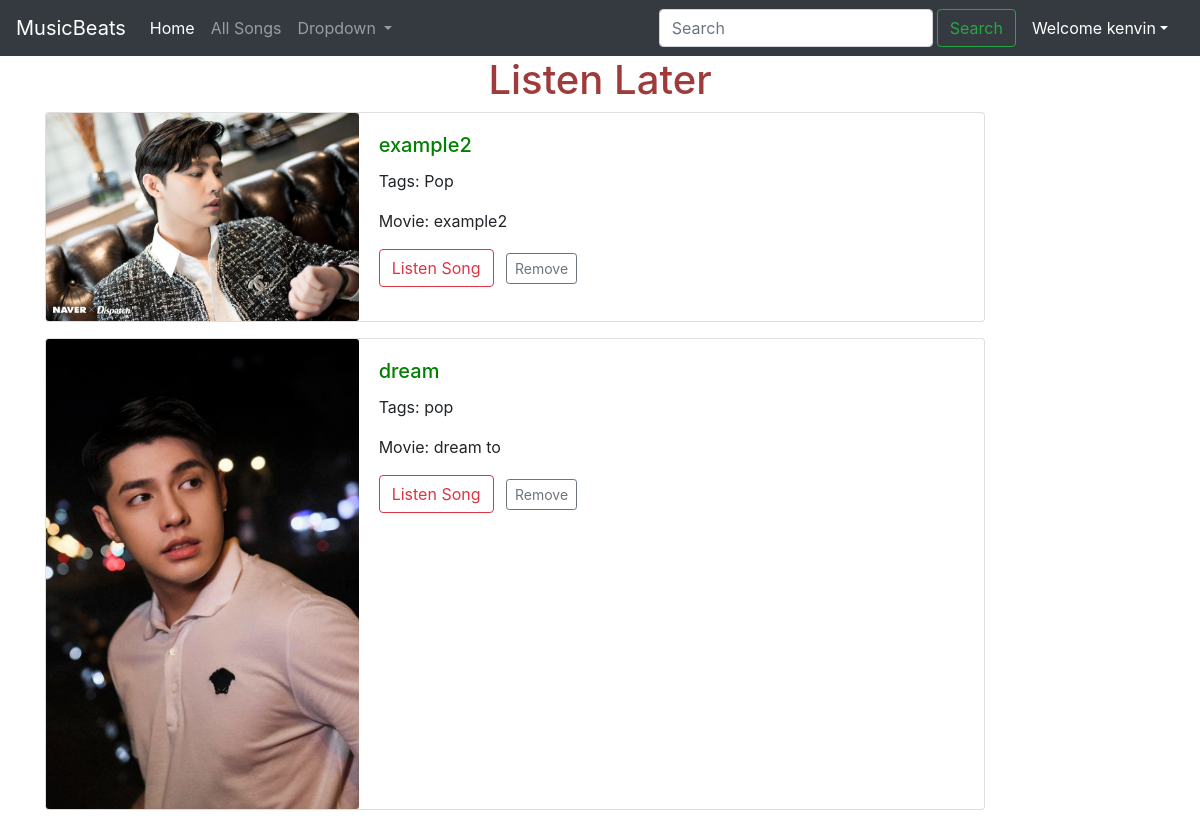
/musicbeats/watchlater (signed in), run on the app's committed database.
### musicbeats/models.py (models this page shows, shortened)
class Song(models.Model):
	song_id = models.AutoField(primary_key = True)
	name = models.CharField(max_length = 2000)
	singer = models.CharField(max_length = 2000)
	tags = models.CharField(max_length = 100)
	image = models.ImageField(upload_to = 'images', default ="")
	song = models.FileField(upload_to = 'images')
	movie = models.CharField(max_length = 1000, default ="")
	credit = models.CharField(max_length = 100000, default ="")

### musicbeats/views.py (the view, shortened to what this page needs)
# urls.py: path('watchlater', views.watchlater, name = 'watchlater'),
def watchlater(request):
	wl = Watchlater.objects.filter(user = request.user)
	ids = []
	for i in wl:
		ids.append(i.video_id)
	preserved = Case(*[When(pk=pk, then=pos) for pos, pk in enumerate(ids)])
	song = Song.objects.filter(song_id__in = ids).order_by(preserved)
	return render(request, "musicbeats/watchlater.htm", {'song': song})

### musicbeats/templates/musicbeats/watchlater.htm (shortened to what this page needs)
{% extends 'musicbeats/basic.htm' %}
{% block body %}
{% load static %}
<h1 style="color: rgb(158, 60, 60); text-align: center;">Listen Later</h1>
{% if song|length < 1 %}
    <h3 style="text-align: center; padding-top: 5%;">No song in Listen Later</h3>
{% else %}
<div class="container">
    {% for i in song reversed %}
    <div class="card mb-3" style="max-width: 940px; padding-top: 0%;">
        <div class="row no-gutters">
            <div class="col-md-4">
                <img src="/media/{{i.image}}" class="card-img" alt="...">
            </div>
            <div class="col-md-8">
                <div class="card-body">
                    <h5 class="card-title" style="color: green; font-weight: 550;">{{i.name}}</h5>
                    <p class="card-text">Tags: {{i.tags}}</p>
                    <p class="card-text">Movie: {{i.movie}}</p>
                    <a href="/musicbeats/songs/{{i.song_id}}">
                        <button class="btn btn-outline-danger">Listen Song</button>
                    </a>
                    <form method="POST" action="{% url 'remove_watchlater' i.song_id %}" style="display:inline;">
                        <button type="submit" class="btn btn-outline-secondary btn-sm ml-2">Remove</button>
                    </form>
                </div>
            </div>
        </div>
    </div>
    {% endfor %}
</div>
{% endif %}
{% endblock %}

### musicbeats/templates/musicbeats/basic.htm (shortened to what this page needs)
<!doctype html>
<html lang="en">
  <head>
    <link rel="stylesheet" href="https://cdn.jsdelivr.net/npm/bootstrap@4.4.1/dist/css/bootstrap.min.css">
  </head>
  <body>
    {% load static %}
    <nav class="navbar navbar-expand-lg navbar-dark bg-dark">
  <a class="navbar-brand" href="/">MusicBeats</a>
  <div class="collapse navbar-collapse" id="navbarSupportedContent">
    <ul class="navbar-nav mr-auto">
      <li class="nav-item active">
        <a class="nav-link" href="/">Home <span class="sr-only">(current)</span></a>
      </li>
      <li class="nav-item">
        <a class="nav-link" href="/musicbeats/songs/">All Songs</a>
      </li>
      <li class="nav-item dropdown">
        <a class="nav-link dropdown-toggle" href="#" id="navbarDropdown" role="button" data-toggle="dropdown" aria-haspopup="true" aria-expanded="false">
          Dropdown
        </a>
      </li>
    </ul>
    <form class="form-inline my-2 my-lg-0" method="GET" action="/musicbeats/search">
      <input name="query" class="form-control mr-sm-1" type="search" placeholder="Search" aria-label="Search">
      <button class="btn btn-outline-success my-2 my-sm-0" type="submit">Search</button>
    </form>
  </div>
    {% if user.is_authenticated %}
      <li class="nav nav-item dropdown">
          <a class="nav-link dropdown-toggle" style="color: white;" href="#" id="navbarDropdown" role="button" data-toggle="dropdown" aria-haspopup="true" aria-expanded="false">Welcome {{request.user}}</a>
        </li>
      {% else %}
       <div class="my-2" style="padding-left: 1%;">
            <a href="/musicbeats/login"><button class="btn btn-sm btn-danger">Login</button></a>
            <a href="/musicbeats/signup"><button class="btn btn-sm btn-danger">Signup</button></a>
        </div>
  {% endif %}
</nav>
{% block body %}
{% endblock %}
  </body>
</html>

### data on the page
Song: image (picture), name "example2", tags "Pop", movie "example2"
Song: image (picture), name "dream", tags "pop", movie "dream to"

### other printed values
{{ request.user }} "kenvin"
